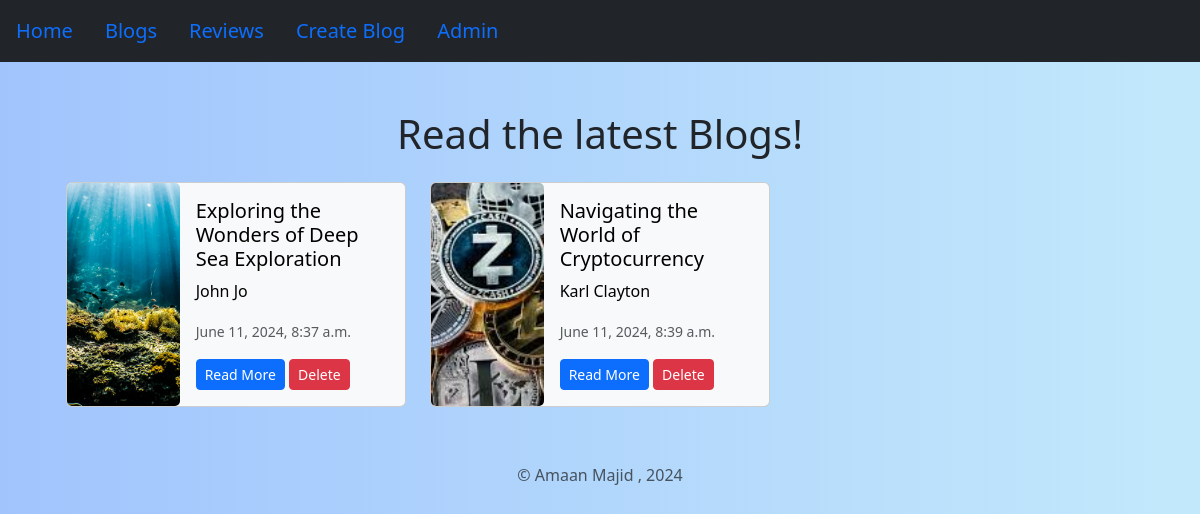
The page /blog/ on the database as committed earlier.
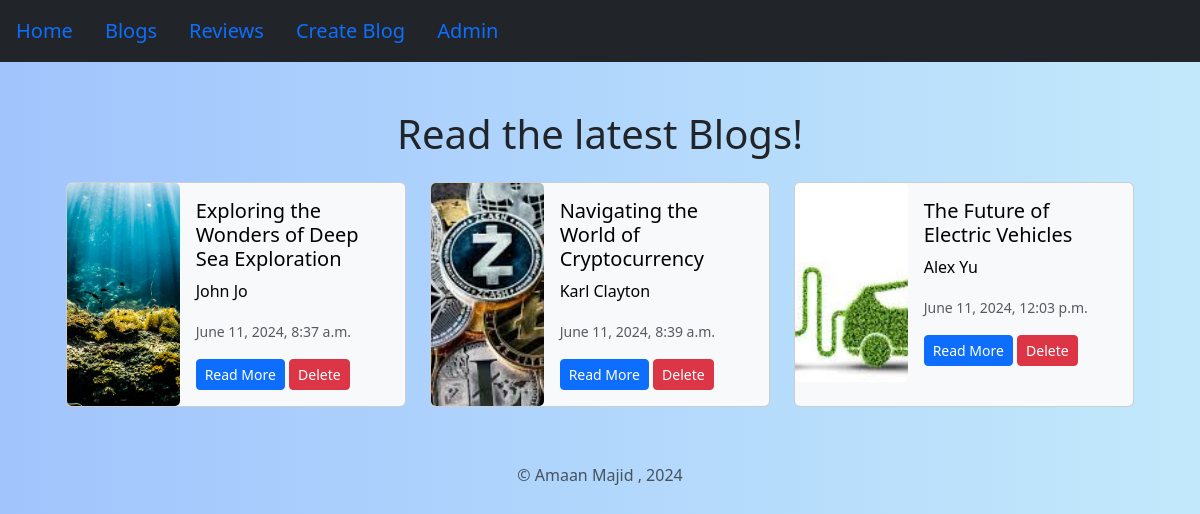
The same page on the database as committed later.
### blog/models.py (models this page shows, shortened)
class blogPosts(models.Model):
    title=models.CharField(max_length=100)
    content=models.TextField()
    author=models.CharField(max_length=50)
    image=models.ImageField(upload_to='blogs/')
    date_added=models.DateTimeField(default=timezone.now)

### blog/views.py (the view)
# urls.py: path('',views.blog,name="blog"),
def blog(request):
    blogs=blogPosts.objects.all()
    return render(request,"blog.html",{'blogs':blogs})

### blog/templates/blog.html (shortened to what this page needs)
{% extends "layout.html" %}
{% block content %}
<h1>Read the latest Blogs!</h1>
<div class="grid grid-cols-3 gap-4 m-4">
    {% for blog in blogs %}
    <div class="card text-bg-light mb-3" style="max-width: 540px;">
        <div class="row g-0">
            <div class="col-md-4">
                <img src="{{ blog.image.url }}" class="card-img h-100 rounded-lg" style="object-fit: cover;" alt="...">
            </div>
            <div class="col-md-8">
                <div class="card-body">
                    <h5 class="card-title">{{ blog.title }}</h5>
                    <p class="card-text">{{ blog.author }}</p>
                    <p class="card-text"><small class="text-body-secondary">{{ blog.date_added }}</small></p>
                    <a href="{% url 'blog_details' blog.id %}" class="btn btn-primary btn-sm">Read More</a>
                    <form action="{% url 'delete_blog' blog.id %}" method='POST' class='d-inline'>
                        <input type="submit" class="btn btn-danger btn-sm" value="Delete">
                    </form>
                </div>
            </div>
        </div>
    </div>
    {% endfor %}
</div>
{% endblock %}

### templates/layout.html (shortened to what this page needs)
{% load static tailwind_tags %}
{% load static %}
<!DOCTYPE html>
<html lang="en">
  <head>
    <link rel="stylesheet" href="{% static 'style.css' %}" />
    {% tailwind_css %}
    <link href="https://cdn.jsdelivr.net/npm/bootstrap@5.3.3/dist/css/bootstrap.min.css" rel="stylesheet">
  </head>
  <body>
    <nav class="navbar navbar-expand-lg navbar-dark bg-dark">
      <ul class="nav">
        <li class="nav-item">
          <a class="nav-link fs-5" href="/">Home</a>
      </li>
          <li class="nav-item">
              <a class="nav-link fs-5" href="/blog">Blogs</a>
          </li>
          <li class="nav-item">
            <a class="nav-link fs-5" href="/blog/reviews">Reviews</a>
        </li>
          <li class="nav-item">
              <a class="nav-link fs-5" href="/blog/create">Create Blog</a>
          </li>
          <li class="nav-item">
              <a class="nav-link fs-5" href="/admin">Admin</a>
          </li>
      </ul>
  </nav>
    <div class="container mt-5">
    {% block content %}
     {% endblock %}
    </div>
    <div class="container">
      <footer class="py-3 my-4">
        <p class="text-center text-body-secondary">© Amaan Majid , 2024</p>
      </footer>
    </div>
    </body>
</html>

### static/style.css (style rules this page uses)
:root { --bs-body-bg: #f0f0f0; }
h1 { text-align: center; }
.navbar { background-color: black; }

### templates/layout.html (style rules this page uses)
body { background: linear-gradient(90deg, #a1c4fd, #c2e9fb); }

Rows that differ between the two databases and show on the page:
added blogPosts: image (picture), title "The Future of Electric Vehicles", author "Alex Yu", date_added "June 11, 2024, 12:03 p.m."
